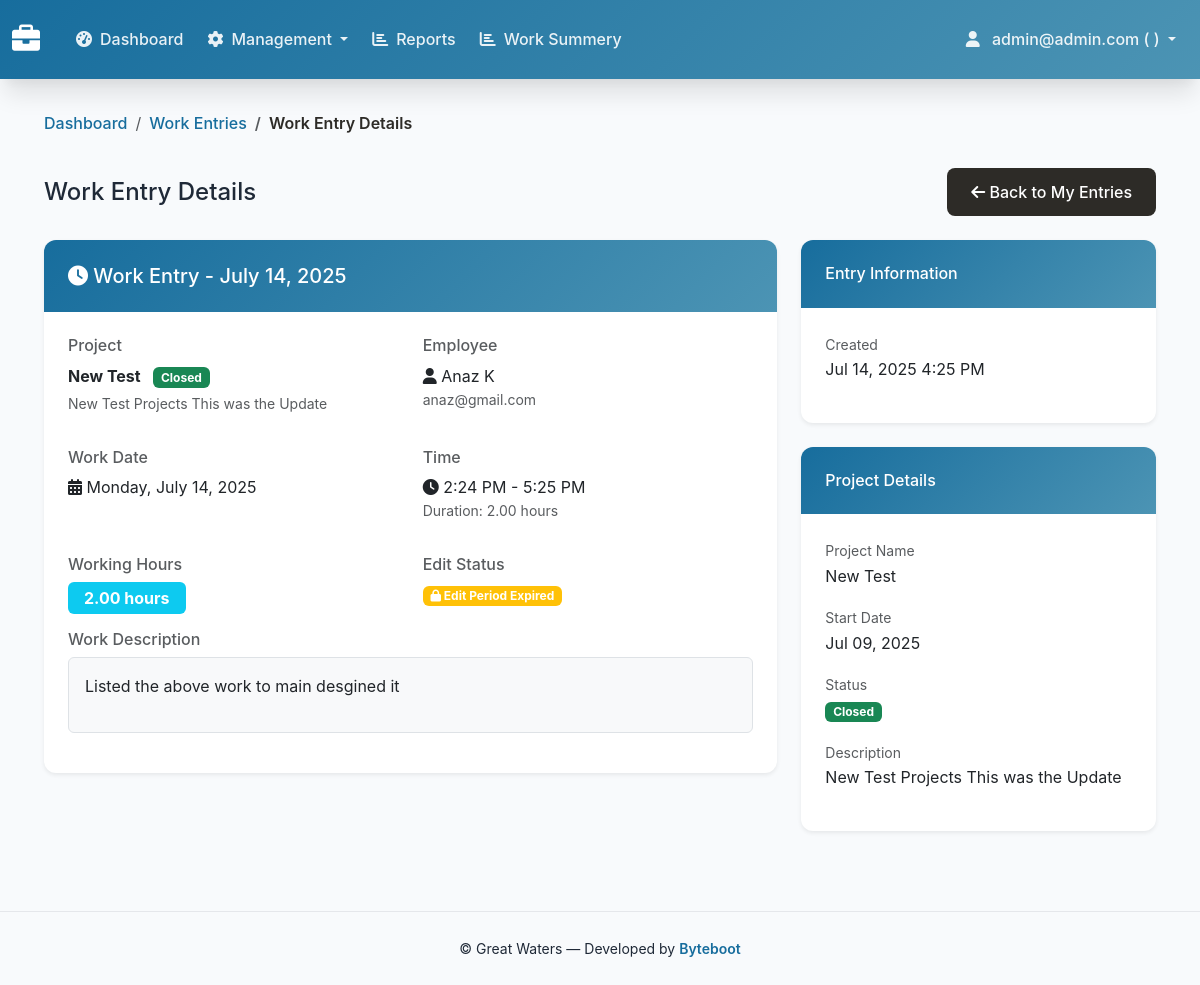
The app's page /view/2/work-entry (signed in) with its own data.
### home/models.py (models this page shows, shortened)
class CustomUser(AbstractBaseUser, PermissionsMixin):
    email = models.EmailField(unique=True, verbose_name='email address')
    first_name = models.CharField(max_length=30, null=True, blank=True, verbose_name='first name')
    last_name = models.CharField(max_length=30, null=True, blank=True, verbose_name='last name')
    employee_id = models.CharField(max_length=30, null=True, blank=True, verbose_name='employee_id')
    designation = models.CharField(max_length=200, null=True, blank=True)
    is_lead_engineer = models.BooleanField(default=False)
    profile_picture = models.FileField(upload_to="profile_pic", null=True, blank=True)
    man_hour_of_employee = models.DecimalField(default=0, max_digits = 5, decimal_places = 2)
    is_verified = models.BooleanField(default=False)
    phone_number = models.CharField(
        max_length=15,
        blank=True,
        null=True,
        validators=[RegexValidator(regex=r'^\+?1?\d{9,15}$', message="Phone number must be entered in the format: '+999999999'. Up to 15 digits allowed.")],
        verbose_name='phone number'
    )
    date_of_birth = models.DateField(auto_now_add=False, null=True, blank=True)
    pin_code = models.BigIntegerField(default=1, null=True, blank=True)
    age = models.CharField(max_length=20, null=True, blank=True)
    district = models.CharField(max_length=20, null=True, blank=True)
    state = models.CharField(max_length=20, null=True, blank=True)
    address = models.TextField(blank=True, null=True, verbose_name='address')
    is_active = models.BooleanField(default=True, verbose_name='active')
    is_staff = models.BooleanField(default=False, verbose_name='staff status')
    role = models.CharField(max_length=20,
                            choices=(
                                ("admin","admin"),
                                ("semi-admin", "semi-admin"),
                                ("user","user"),
                            ),
                            default='user'
                            )
    work_location = models.ForeignKey(WorkLocation, on_delete=models.CASCADE, null=True, blank=True)
    date_joined = models.DateTimeField(auto_now_add=True, verbose_name='date joined')
    objects = CustomUserManager()
    USERNAME_FIELD = 'email'
    REQUIRED_FIELDS = ["first_name", "date_of_birth", "phone_number"]
    class Meta:
        verbose_name = 'user'
        verbose_name_plural = 'users'

class WorkEntry(models.Model):
    employee = models.ForeignKey(User, on_delete=models.CASCADE, related_name='work_entries')
    project = models.ForeignKey(Project, on_delete=models.CASCADE, related_name='work_entries')
    work_date = models.DateField()
    start_time = models.TimeField()
    end_time = models.TimeField()
    working_hours = models.DecimalField(
        max_digits=4,
        decimal_places=2,
        validators=[MinValueValidator(0.1), MaxValueValidator(24.0)]
    )
    description = models.TextField()
    created_at = models.DateTimeField(auto_now_add=True)
    updated_at = models.DateTimeField(auto_now=True)
    updated_by = models.ForeignKey(
        User,
        on_delete=models.SET_NULL,
        null=True,
        blank=True,
        related_name='updated_work_entries'
    )
    approval_status = models.BooleanField(default=False)
    approved_by = models.ForeignKey(User, models.SET_NULL, null=True, blank=True, related_name="work_entry_approval")
    approval_date = models.DateField(auto_now=False, null=True, blank=True)
    is_edited_by_lead_engineer = models.BooleanField(default=False)
    class Meta:
        ordering = ['-work_date', '-created_at']
        constraints = [
            models.CheckConstraint(
                check=models.Q(working_hours__gte=0.1) & models.Q(working_hours__lte=24),
                name='valid_working_hours_range'
            ),
        ]
    def can_edit(self):
        today = date.today()
        return (today - self.work_date).days <= 2

class Project(models.Model):
    STATUS_CHOICES = [
        ('active', 'Active'),
        ('closed', 'Closed'),
    ]
    name = models.CharField(max_length=200)
    project_id = models.CharField(max_length=20)
    description = models.TextField(blank=True)
    start_date = models.DateField()
    end_date = models.DateField(null=True, blank=True)
    status = models.CharField(max_length=10, choices=STATUS_CHOICES, default='active')
    created_by = models.ForeignKey(User, on_delete=models.CASCADE, related_name='created_projects')
    created_at = models.DateTimeField(auto_now_add=True)
    updated_at = models.DateTimeField(auto_now=True)
    work_location = models.ForeignKey(WorkLocation, on_delete=models.SET_NULL, null=True, blank=True)
    lead_engineer = models.ForeignKey(User, on_delete=models.SET_NULL, null=True, blank=True, related_name="lead_engineer")
    allocated_engineer_manhours = models.FloatField(default=0)
    allocated_draftsman_manhours = models.FloatField(default=0)
    class Meta:
        ordering = ['-created_at']

### home/views.py (the view)
# urls.py: path('view/<int:entry_id>/work-entry',views.view_work_entry_admin,name="view_work_entry_admin"),
@login_required
def view_work_entry_admin(request, entry_id):
    if request.user.role not in ['admin', 'semi-admin']:
        return redirect('employee_dashboard')
    try:
        entry = WorkEntry.objects.get(id=entry_id)
    except WorkEntry.DoesNotExist:
        messages.info(request, 'Work entry not found.')
        return redirect('work_entry_management')
    return render(request, 'admin/view_work_entry.html', {'entry': entry})

### templates/admin/view_work_entry.html (shortened to what this page needs)
{% extends 'base.html' %}
{% load static %}
{% block breadcrumb %}
<div class="container">
    <nav aria-label="breadcrumb">
        <ol class="breadcrumb">
            <li class="breadcrumb-item"><a href="{% url 'admin_dashboard' %}">Dashboard</a></li>
            <li class="breadcrumb-item"><a href="{% url 'work_entry_management' %}">Work Entries</a></li>
            <li class="breadcrumb-item active">Work Entry Details</li>
        </ol>
    </nav>
</div>
{% endblock %}
{% block content %}
<div class="container-fluid">
    <div class="row mb-4">
        <div class="col-12">
            <div class="d-flex justify-content-between align-items-center">
                <h2 class="h4 mb-0">Work Entry Details</h2>
                <div class="d-flex gap-2">
                    <a href="{% url 'my_work_entries' %}" class="btn btn-secondary">
                        <i class="fas fa-arrow-left"></i> Back to My Entries
                    </a>
                </div>
            </div>
        </div>
    </div>
    <div class="row">
        <div class="col-lg-8 col-md-12">
            <div class="card shadow-sm">
                <div class="card-header bg-primary text-white">
                    <h5 class="card-title mb-0">
                        <i class="fas fa-clock"></i> Work Entry - {{ entry.work_date|date:"F d, Y" }}
                    </h5>
                </div>
                <div class="card-body">
                    <div class="row">
                        <div class="col-md-6 mb-3">
                            <h6 class="text-muted mb-2">Project</h6>
                            <p class="mb-1">
                                <strong>{{ entry.project.name }}</strong>
                                <span class="badge bg-{{ entry.project.status|yesno:'success,danger' }} ms-2">
                                    {{ entry.project.get_status_display }}
                                </span>
                            </p>
                            {% if entry.project.description %}
                                <p class="text-muted small">{{ entry.project.description|truncatewords:20 }}</p>
                            {% endif %}
                        </div>
                        <div class="col-md-6 mb-3">
                            <h6 class="text-muted mb-2">Employee</h6>
                            <p class="mb-0">
                                <i class="fas fa-user"></i> {{ entry.employee.first_name }} {{ entry.employee.last_name }}
                            </p>
                            <p class="text-muted small">{{ entry.employee.email }}</p>
                        </div>
                        <div class="col-md-6 mb-3">
                            <h6 class="text-muted mb-2">Work Date</h6>
                            <p class="mb-0">
                                <i class="fas fa-calendar-alt"></i> {{ entry.work_date|date:"l, F d, Y" }}
                            </p>
                        </div>
                        <div class="col-md-6 mb-3">
                            <h6 class="text-muted mb-2">Time</h6>
                            <p class="mb-0">
                                <i class="fas fa-clock"></i> {{ entry.start_time|time:"g:i A" }} - {{ entry.end_time|time:"g:i A" }}
                            </p>
                            <p class="text-muted small">
                                Duration: {{ entry.working_hours }} hours
                            </p>
                        </div>
                        <div class="col-md-6 mb-3">
                            <h6 class="text-muted mb-2">Working Hours</h6>
                            <div class="d-flex align-items-center">
                                <span class="badge bg-info fs-6 px-3 py-2">
                                    {{ entry.working_hours }} hours
                                </span>
                            </div>
                        </div>
                        <div class="col-md-6 mb-3">
                            <h6 class="text-muted mb-2">Edit Status</h6>
                            {% if entry.can_edit %}
                                <span class="badge bg-success">
                                    <i class="fas fa-check"></i> Can Edit
                                </span>
                            {% else %}
                                <span class="badge bg-warning">
                                    <i class="fas fa-lock"></i> Edit Period Expired
                                </span>
                            {% endif %}
                        </div>
                        <div class="col-12 mb-3">
                            <h6 class="text-muted mb-2">Work Description</h6>
                            <div class="border rounded p-3 bg-light">
                                <p class="mb-0">{{ entry.description|linebreaks }}</p>
                            </div>
                        </div>
                    </div>
                </div>
            </div>
        </div>
        <div class="col-lg-4 col-md-12">
            <div class="card shadow-sm mb-4">
                <div class="card-header">
                    <h6 class="card-title mb-0">Entry Information</h6>
                </div>
                <div class="card-body">
                    <div class="mb-3">
                        <small class="text-muted">Created</small>
                        <p class="mb-0">{{ entry.created_at|date:"M d, Y g:i A" }}</p>
                    </div>
                </div>
            </div>
            <div class="card shadow-sm">
                <div class="card-header">
                    <h6 class="card-title mb-0">Project Details</h6>
                </div>
                <div class="card-body">
                    <div class="mb-3">
                        <small class="text-muted">Project Name</small>
                        <p class="mb-0">{{ entry.project.name }}</p>
                    </div>
                    <div class="mb-3">
                        <small class="text-muted">Start Date</small>
                        <p class="mb-0">{{ entry.project.start_date|date:"M d, Y" }}</p>
                    </div>
                    <div class="mb-3">
                        <small class="text-muted">Status</small>
                        <p class="mb-0">
                            <span class="badge bg-{{ entry.project.status|yesno:'success,danger' }}">
                                {{ entry.project.get_status_display }}
                            </span>
                        </p>
                    </div>
                    {% if entry.project.description %}
                        <div class="mb-0">
                            <small class="text-muted">Description</small>
                            <p class="mb-0">{{ entry.project.description|linebreaks }}</p>
                        </div>
                    {% endif %}
                </div>
            </div>
        </div>
    </div>
</div>
{% endblock %}

### templates/base.html (shortened to what this page needs)
<!DOCTYPE html>
<html lang="en">
<head>
    <link href="https://cdn.jsdelivr.net/npm/bootstrap@5.3.0/dist/css/bootstrap.min.css" rel="stylesheet">
    <link href="https://cdnjs.cloudflare.com/ajax/libs/font-awesome/6.0.0/css/all.min.css" rel="stylesheet">
</head>
<body>
    <nav class="navbar navbar-expand-lg navbar-dark top-navbar">
        <div class="container-fluid">
            <a class="navbar-brand" href="{% if user.is_authenticated %}{% if user.role == 'admin' %}{% url 'admin_dashboard' %}{% else %}{% url 'employee_dashboard' %}{% endif %}{% else %}#{% endif %}">
                <i class="fas fa-briefcase me-2"></i>
            </a>
            <div class="collapse navbar-collapse" id="navbarNav">
                {% if user.is_authenticated %}
                    <ul class="navbar-nav me-auto">
                        {% if user.role == 'admin' or user.role == 'semi-admin' %}
                            <li class="nav-item">
                                <a class="nav-link {% if request.resolver_match.url_name == 'admin_dashboard' %}active{% endif %}" href="{% url 'admin_dashboard' %}">
                                    <i class="fas fa-tachometer-alt me-2"></i>Dashboard
                                </a>
                            </li>
                            <li class="nav-item dropdown">
                                <a class="nav-link dropdown-toggle" href="#" id="managementDropdown" role="button" data-bs-toggle="dropdown">
                                    <i class="fas fa-cog me-2"></i>Management
                                </a>
                            </li>
                            <li class="nav-item">
                                <a class="nav-link {% if request.resolver_match.url_name == 'reports' %}active{% endif %}" href="{% url 'reports' %}">
                                    <i class="fas fa-chart-bar me-2"></i>Reports
                                </a>
                            </li>
                             <li class="nav-item">
                                <a class="nav-link {% if request.resolver_match.url_name == 'all_projects_work_summary' %}active{% endif %}" href="{% url 'all_projects_work_summary' %}">
                                    <i class="fas fa-chart-bar me-2"></i>Work Summery
                                </a>
                            </li>
                        {% endif %}
                    </ul>
                {% endif %}
                <ul class="navbar-nav">
                    {% if user.is_authenticated %}
                        <li class="nav-item dropdown">
                            <a class="nav-link dropdown-toggle" href="#" id="userDropdown" role="button" data-bs-toggle="dropdown">
                                <i class="fas fa-user me-2"></i>
                                {{ user.email }} ( {{ user.first_name }} )
                            </a>
                        </li>
                    {% else %}
                        <li class="nav-item">
                            <a class="nav-link" href="{% url 'login' %}">
                                <i class="fas fa-sign-in-alt me-2"></i>Login
                            </a>
                        </li>
                    {% endif %}
                </ul>
            </div>
        </div>
    </nav>
    <div class="container-fluid main-content">
        {% block breadcrumb %}{% endblock %}
        {% block content %}{% endblock %}
    </div>
    <footer class="text-center py-4 mt-5" style="background: #f8fafc; border-top: 1px solid #e5e7eb;">
        <div class="container">
            <small>
                &copy; {{ now|date:"Y" }} Great Waters &mdash; Developed by
                <a href="https://www.byteboot.in" target="_blank" rel="noopener" style="color: var(--primary-color); font-weight: 600; text-decoration: none;">
                    Byteboot
                </a>
            </small>
        </div>
    </footer>
</body>
</html>

### records on screen
CustomUser: email "admin@admin.com"
WorkEntry: work_date "July 14, 2025", project.name "New Test", project.status "Closed", project.description "New Test Projects This was the Update", employee.first_name "Anaz", employee.last_name "K", employee.email "anaz@gmail.com", work_date "Monday, July 14, 2025", start_time "2:24 PM", end_time "5:25 PM", working_hours "2.00", description "Listed the above work to main desgined it", created_at "Jul 14, 2025 4:25 PM", project.start_date "Jul 09, 2025"
